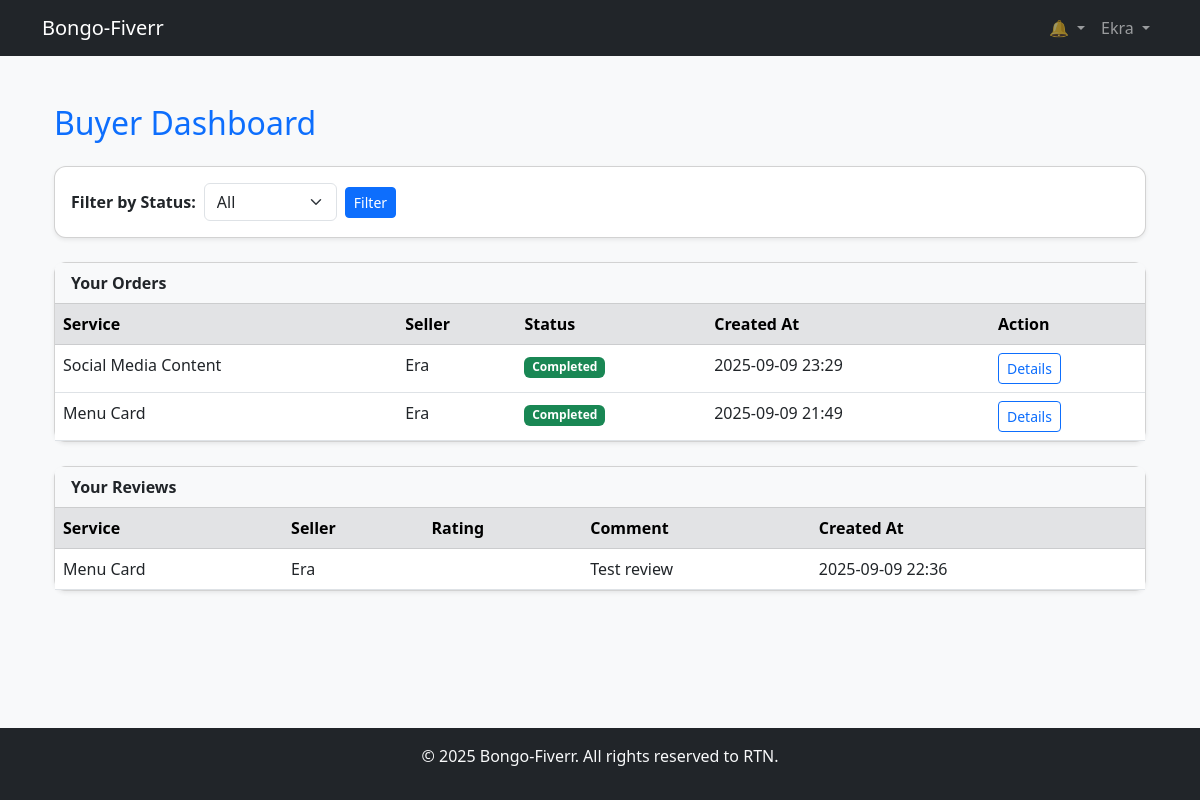
Page /orders/buyer/ (signed in) on the committed database.
### users/models.py (models this page shows, shortened)
class User(AbstractUser):
    ROLE_CHOICES = (
        ('buyer', 'Buyer'),
        ('seller', 'Seller'),
    )
    role = models.CharField(max_length=10, choices=ROLE_CHOICES)
    is_verified = models.BooleanField(default=True)  # simplify for demo (enable email later)
    profile_image = models.ImageField(upload_to='profile_pics/', default='default.jpg')
    about_me = models.TextField(blank=True, null=True)

### orders/models.py (models this page shows, shortened)
class Order(models.Model):
    STATUS_CHOICES = [
        ('pending', 'Pending'),
        ('in_progress', 'In Progress'),
        ('completed', 'Completed'),
    ]
    service = models.ForeignKey(Service, on_delete=models.CASCADE, related_name='orders')
    buyer = models.ForeignKey(User, on_delete=models.CASCADE, related_name='buyer_orders')
    seller = models.ForeignKey(User, on_delete=models.CASCADE, related_name='seller_orders')
    status = models.CharField(max_length=20, choices=STATUS_CHOICES, default='pending')
    created_at = models.DateTimeField(auto_now_add=True)
    delivery_file = models.FileField(upload_to="deliveries/", null=True, blank=True)

class Review(models.Model):
    buyer = models.ForeignKey(User, on_delete=models.CASCADE, related_name='reviews_given')
    seller = models.ForeignKey(User, on_delete=models.CASCADE, related_name='reviews_received')
    order = models.ForeignKey(Order, on_delete=models.CASCADE)
    service = models.ForeignKey(Service, on_delete=models.CASCADE)  # must exist
    rating = models.IntegerField()
    comment = models.TextField()
    created_at = models.DateTimeField(auto_now_add=True)

### services/models.py (models this page shows, shortened)
class Service(models.Model):
    CATEGORY_CHOICES = [
        ('graphic_design', 'Graphic Design'),
        ('writing', 'Writing'),
        ('programming', 'Programming'),
    ]
    seller = models.ForeignKey(User, on_delete=models.CASCADE, limit_choices_to={'role':'seller'})
    title = models.CharField(max_length=100)
    description = models.TextField()
    price = models.DecimalField(max_digits=10, decimal_places=2)
    category = models.CharField(max_length=50, choices=CATEGORY_CHOICES)
    delivery_time = models.IntegerField(help_text='Delivery time in days')
    created_at = models.DateTimeField(auto_now_add=True)

### orders/views.py (the view)
# urls.py: path('buyer/', views.buyer_dashboard, name='buyer_dashboard'),
@login_required
def buyer_dashboard(request):
    buyer = request.user
    orders = Order.objects.filter(buyer=buyer).order_by('-created_at')
    status_filter = request.GET.get('status')
    if status_filter:
        orders = orders.filter(status=status_filter)
    reviews = Review.objects.filter(buyer=buyer).select_related('seller', 'order', 'order__service')
    applied_services = [order.service for order in orders]
    context = {
        'orders': orders,
        'reviews': reviews,
        'applied_services': applied_services,
        'status_filter': status_filter,  # template er jonno
    }
    return render(request, 'orders/buyer_dashboard.html', context)

### notifications/context_processors.py (called while the page is built)
def notifications(request):
    if request.user.is_authenticated:
        unread_count = Notification.objects.filter(user=request.user, is_read=False).count()
        latest_notifications = Notification.objects.filter(user=request.user).order_by('-created_at')[:5]
        return {
            'unread_count': unread_count,
            'latest_notifications': latest_notifications
        }
    return {}

### templates/orders/buyer_dashboard.html (shortened to what this page needs)
{% extends 'base.html' %}
{% block content %}
<div class="container mt-4">
  <h2 class="mb-4 text-primary">Buyer Dashboard</h2>
  <div class="card mb-4 p-3 shadow-sm">
    <form method="get" class="d-flex align-items-center gap-2 flex-wrap">
      <label for="status" class="form-label mb-0 fw-semibold">Filter by Status:</label>
      <select name="status" id="status" class="form-select w-auto">
        <option value="">All</option>
      </select>
      <button type="submit" class="btn btn-primary btn-sm">Filter</button>
    </form>
  </div>
  <div class="card mb-4 shadow-sm">
    <div class="card-header bg-light fw-semibold">Your Orders</div>
    <div class="card-body p-0">
      <div class="table-responsive">
        <table class="table table-hover mb-0">
          <thead class="table-secondary">
            <tr>
              <th>Service</th>
              <th>Seller</th>
              <th>Status</th>
              <th>Created At</th>
              <th>Action</th>
            </tr>
          </thead>
          <tbody>
            {% for order in orders %}
            <tr>
              <td>{{ order.service.title }}</td>
              <td>{{ order.seller.username }}</td>
              <td>
                {% if order.status == 'pending' %}
                  <span class="badge bg-warning text-dark">Pending</span>
                {% elif order.status == 'in_progress' %}
                  <span class="badge bg-info text-dark">In Progress</span>
                {% elif order.status == 'completed' %}
                  <span class="badge bg-success">Completed</span>
                {% endif %}
              </td>
              <td>{{ order.created_at|date:"Y-m-d H:i" }}</td>
              <td>
                <a href="{% url 'order_detail' order.id %}" class="btn btn-sm btn-outline-primary">Details</a>
              </td>
            </tr>
            {% empty %}
            <tr>
              <td colspan="5" class="text-center">No orders found.</td>
            </tr>
            {% endfor %}
          </tbody>
        </table>
      </div>
    </div>
  </div>
  <div class="card mb-4 shadow-sm">
    <div class="card-header bg-light fw-semibold">Your Reviews</div>
    <div class="card-body p-0">
      <div class="table-responsive">
        <table class="table table-hover mb-0">
          <thead class="table-secondary">
            <tr>
              <th>Service</th>
              <th>Seller</th>
              <th>Rating</th>
              <th>Comment</th>
              <th>Created At</th>
            </tr>
          </thead>
          <tbody>
            {% for review in reviews %}
            <tr>
              <td>{{ review.service.title }}</td>
              <td>{{ review.seller.username }}</td>
              <td>
              </td>
              <td>{{ review.comment }}</td>
              <td>{{ review.created_at|date:"Y-m-d H:i" }}</td>
            </tr>
            {% empty %}
            <tr>
              <td colspan="5" class="text-center">No reviews yet.</td>
            </tr>
            {% endfor %}
          </tbody>
        </table>
      </div>
    </div>
  </div>
</div>
{% endblock %}

### templates/components/navbar.html (shortened to what this page needs)
<nav class="navbar navbar-expand-lg navbar-dark bg-dark">
  <div class="container">
    <a class="navbar-brand" href="{% url 'home' %}">Bongo-Fiverr</a>
    <div class="collapse navbar-collapse" id="navbarNavDropdown">
      <ul class="navbar-nav ms-auto">
        {% if user.is_authenticated %}
        <li class="nav-item dropdown">
          <a class="nav-link dropdown-toggle position-relative" href="#" id="notificationsDropdown" role="button"
            data-bs-toggle="dropdown">
            🔔
          </a>
        </li>
        <li class="nav-item dropdown">
          <a class="nav-link dropdown-toggle" href="#" id="profileDropdown" role="button" data-bs-toggle="dropdown">
            {{ user.username }}
          </a>
        </li>
        {% else %}
        <li class="nav-item"><a class="nav-link" href="{% url 'login' %}">Login</a></li>
        <li class="nav-item"><a class="nav-link" href="{% url 'register' %}">Register</a></li>
        {% endif %}
      </ul>
    </div>
  </div>
</nav>

### static/css/style.css (style rules this page uses)
body { background-color: #f8f9fa; }
.card { border-radius: 0.75rem; }

### templates/base.html (style rules this page uses)
html, body { height: 100%; }
body { display: flex; flex-direction: column; }

### rows in the picture
User: username "Ekra"
Order: service "Social Media Content", seller.username "Era", status "Completed", created_at "2025-09-09 23:29"
Order: service "Menu Card", seller.username "Era", status "Completed", created_at "2025-09-09 21:49"
Review: service "Menu Card", seller.username "Era", comment "Test review", created_at "2025-09-09 22:36"
